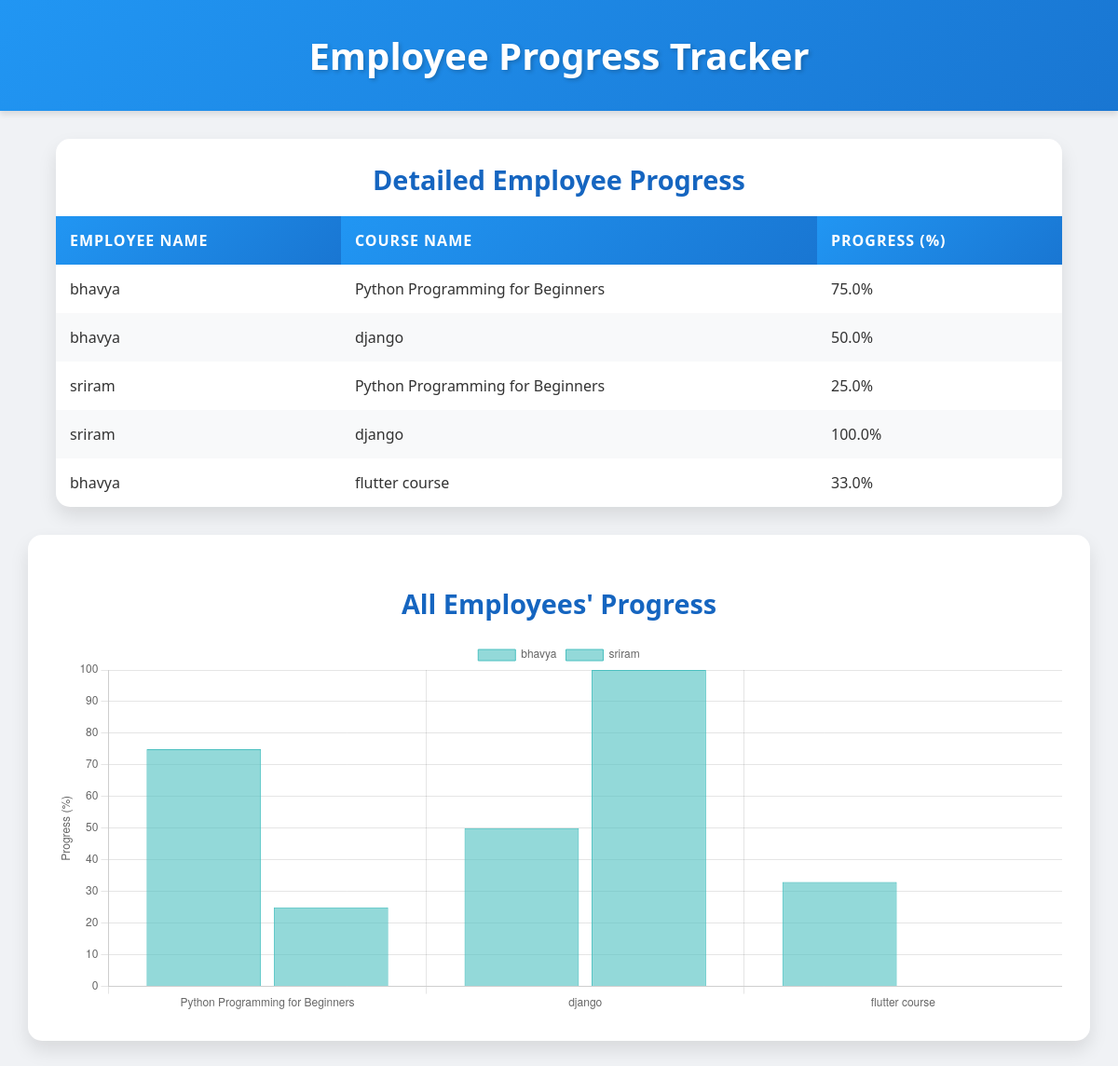
The app's page /dashboard/progress/ (signed in), older data.
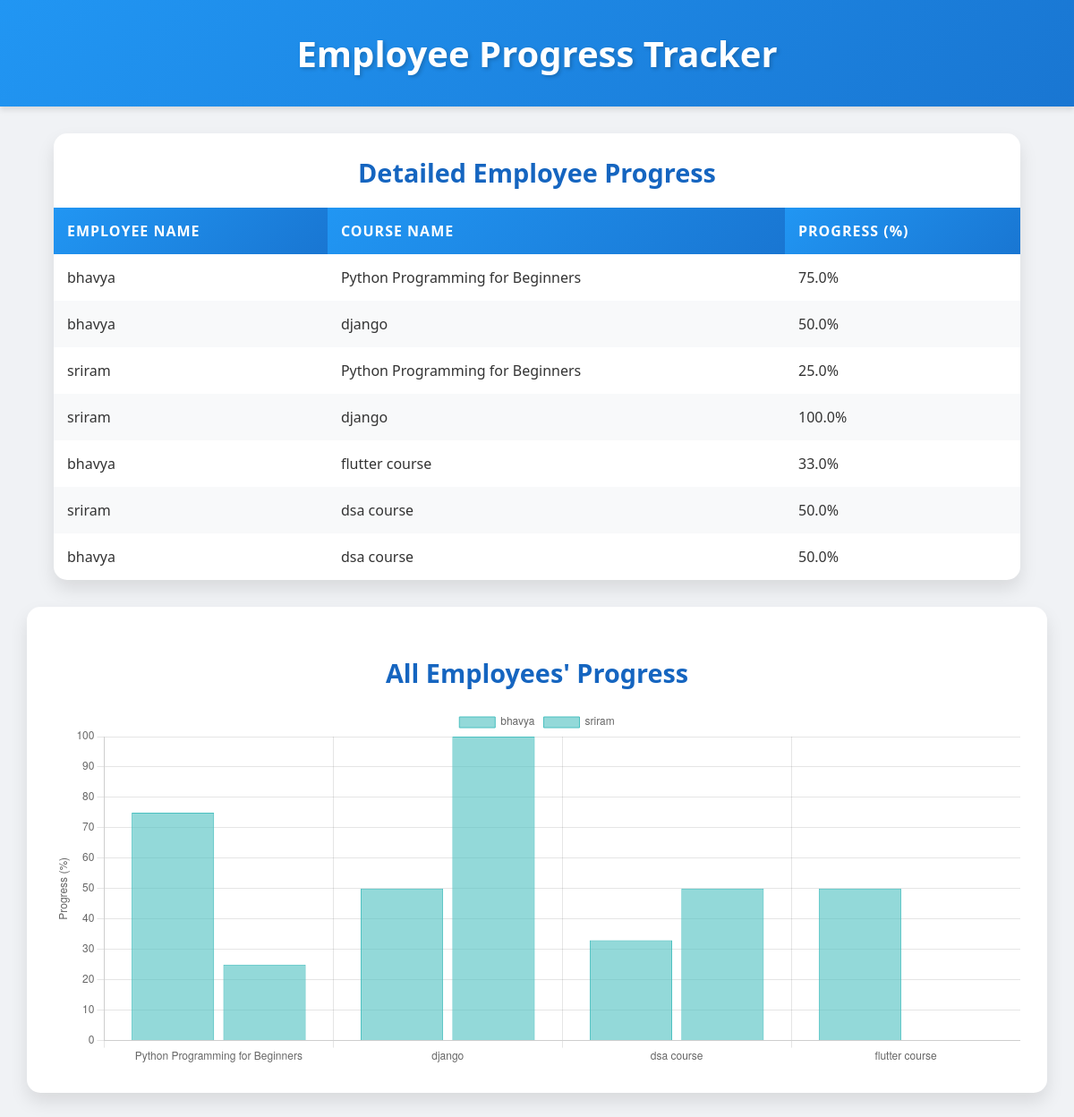
The same page, newer data.
### dashboards/models.py (models this page shows, shortened)
class EmployeeCourseProgress(models.Model):
    employee = models.ForeignKey(
        'authentication.User',
        on_delete=models.CASCADE,
        related_name='course_progress'
    )
    course = models.ForeignKey(
        Course,
        on_delete=models.CASCADE,
        related_name='progress'
    )
    progress_percentage = models.FloatField(default=0.0)  # Track course progress
    completed_on = models.DateTimeField(null=True, blank=True)
    class Meta:
        unique_together = ('employee', 'course')

class Course(models.Model):
    course_id = models.AutoField(primary_key=True)
    title = models.CharField(max_length=255, unique=True)
    description = models.TextField(null=True, blank=True)
    created_by = models.ForeignKey(
        'authentication.User',
        on_delete=models.CASCADE,
        limit_choices_to={'role__role_name': 'Admin'},
        related_name='created_courses'
    )
    created_at = models.DateTimeField(auto_now_add=True)
    employees = models.ManyToManyField(
        'authentication.User',
        related_name='enrolled_courses',
        limit_choices_to={'role__role_name': 'Employee'},
        blank=True
    )

### authentication/models.py (models this page shows, shortened)
class User(models.Model):
    name = models.CharField(max_length=100)
    email = models.EmailField(unique=True)
    password = models.CharField(max_length=255)
    role = models.ForeignKey(Role, on_delete=models.CASCADE)

### dashboards/views.py (the view)
# urls.py: path('progress/', views.progress_view, name='employee_progress'),
@role_required(allowed_roles=['Manager', 'Admin'])
def progress_view(request):
    progress_data = EmployeeCourseProgress.objects.select_related('employee', 'course').all()
    courses = list(progress_data.values_list('course__title', flat=True).distinct())
    chart_data = {}
    for progress in progress_data:
        username = progress.employee.name
        if username not in chart_data:
            chart_data[username] = []
        chart_data[username].append(progress.progress_percentage)
    return render(request, 'dashboards/progress_tracker.html', {
        'progress_data': progress_data,
        'courses': courses,
        'chart_data': chart_data
    })

### dashboards/templates/dashboards/progress_tracker.html (shortened to what this page needs)
<!DOCTYPE html>
<html lang="en">
<head>
</head>
<body>
    <header>
        <h1>Employee Progress Tracker</h1>
    </header>
    <div class="table-container">
        <h2 style="text-align:center;">Detailed Employee Progress</h2>
        <table>
            <thead>
                <tr>
                    <th>Employee Name</th>
                    <th>Course Name</th>
                    <th>Progress (%)</th>
                </tr>
            </thead>
            <tbody>
                {% for progress in progress_data %}
                <tr>
                    <td>{{ progress.employee.name }}</td>
                    <td>{{ progress.course.title }}</td>
                    <td>{{ progress.progress_percentage }}%</td>
                </tr>
                {% endfor %}
            </tbody>
        </table>
    </div>
    <div class="chart-container">
        <h2>All Employees' Progress</h2>
        <canvas id="progressChart"></canvas>
    </div>
    <script>
        const ctx = document.getElementById('progressChart').getContext('2d');
        const data = {
            labels: {{ courses|safe }},
            datasets: [
                {% for employee, dataset in chart_data.items %}
                {
                    label: "{{ employee }}",
                    data: {{ dataset|safe }},
                    backgroundColor: "rgba(75, 192, 192, 0.6)",
                    borderColor: "rgba(75, 192, 192, 1)",
                    borderWidth: 1
                },
                {% endfor %}
            ]
        };
        const config = {
            type: 'bar',
            data: data,
            options: {
                responsive: true,
                scales: {
                    y: {
                        beginAtZero: true,
                        title: {
                            display: true,
                            text: 'Progress (%)'
                        }
                    }
                }
            }
        };
        new Chart(ctx, config);
    </script>
</body>
</html>

Row changes from the older to the newer data that the page shows:
added EmployeeCourseProgress: employee.name "sriram", course "dsa course", progress_percentage "50.0"
added EmployeeCourseProgress: employee.name "bhavya", course "dsa course", progress_percentage "50.0"
Text that changed along with them:
chart data {{ courses|safe }}: ['Python Programming for Beginners', 'django', 'flutter course'] → ['Python Programming for Beginners', 'django', 'dsa course', 'flutter course']
chart data {{ dataset|safe }}: [75.0, 50.0, 33.0], [25.0, 100.0] → [75.0, 50.0, 33.0, 50.0], [25.0, 100.0, 50.0]
